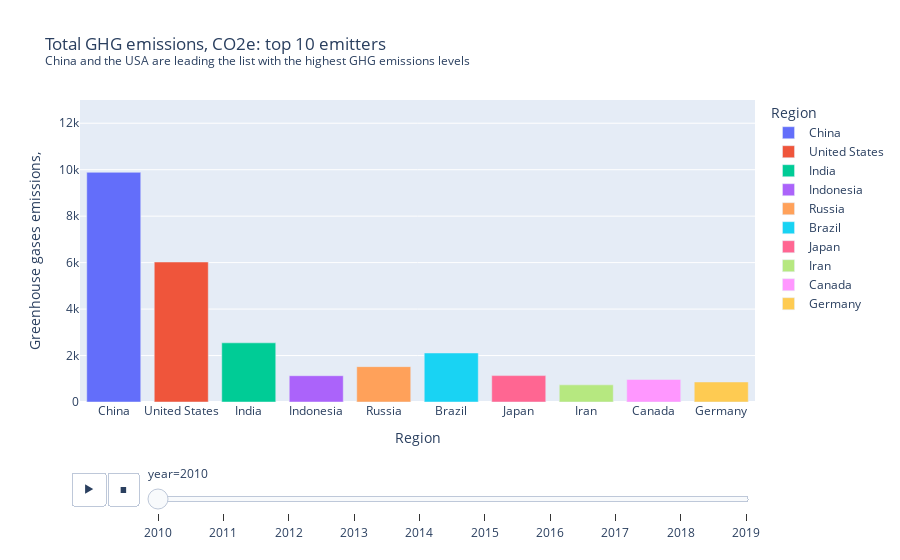

This figure's notebook cell:
### Code cell
import plotly.express as px

ct=ghg[ghg['country_region'].isin(t)]

fig = px.bar(ct, x='country_region', y='ghg', color='country_region',
             animation_frame="year", 
             animation_group="country_region", 
             range_y=[0, 13000], 
             title=('Total GHG emissions, CO2e: top 10 emitters<br><sup>China and the USA are leading the list with the highest GHG emissions levels</sup>'),
             labels={'ghg': 'Greenhouse gases emissions, ', 'gdp_per_capita': 'GDP per capita', 'country_region': 'Region'})
plt.tight_layout()                
fig.show()

### Figure 1 — Plotly figure (JSON) as saved in the notebook; plotly's stock layout.template omitted (floating-point values rounded to 4 significant figures)
{"data": [{"alignmentgroup": "True", "hovertemplate": "Region=%{x}<br>year=2010<br>Greenhouse gases emissions, =%{y}<extra></extra>", "ids": ["China"], "legendgroup": "China", "marker": {"color": "#636efa", "pattern": {"shape": ""}}, "name": "China", "offsetgroup": "China", "orientation": "v", "showlegend": true, "textposition": "auto", "type": "bar", "x": ["China"], "xaxis": "x", "y": [9887.0], "yaxis": "y"}, {"alignmentgroup": "True", "hovertemplate": "Region=%{x}<br>year=2010<br>Greenhouse gases emissions, =%{y}<extra></extra>", "ids": ["United States"], "legendgroup": "United States", "marker": {"color": "#EF553B", "pattern": {"shape": ""}}, "name": "United States", "offsetgroup": "United States", "orientation": "v", "showlegend": true, "textposition": "auto", "type": "bar", "x": ["United States"], "xaxis": "x", "y": [6026.0], "yaxis": "y"}, {"alignmentgroup": "True", "hovertemplate": "Region=%{x}<br>year=2010<br>Greenhouse gases emissions, =%{y}<extra></extra>", "ids": ["India"], "legendgroup": "India", "marker": {"color": "#00cc96", "pattern": {"shape": ""}}, "name": "India", "offsetgroup": "India", "orientation": "v", "showlegend": true, "textposition": "auto", "type": "bar", "x": ["India"], "xaxis": "x", "y": [2547.0], "yaxis": "y"}, {"alignmentgroup": "True", "hovertemplate": "Region=%{x}<br>year=2010<br>Greenhouse gases emissions, =%{y}<extra></extra>", "ids": ["Indonesia"], "legendgroup": "Indonesia", "marker": {"color": "#ab63fa", "pattern": {"shape": ""}}, "name": "Indonesia", "offsetgroup": "Indonesia", "orientation": "v", "showlegend": true, "textposition": "auto", "type": "bar", "x": ["Indonesia"], "xaxis": "x", "y": [1132.0], "yaxis": "y"}, {"alignmentgroup": "True", "hovertemplate": "Region=%{x}<br>year=2010<br>Greenhouse gases emissions, =%{y}<extra></extra>", "ids": ["Russia"], "legendgroup": "Russia", "marker": {"color": "#FFA15A", "pattern": {"shape": ""}}, "name": "Russia", "offsetgroup": "Russia", "orientation": "v", "showlegend": true, "textposition": "auto", "type": "bar", "x": ["Russia"], "xaxis": "x", "y": [1522.0], "yaxis": "y"}, {"alignmentgroup": "True", "hovertemplate": "Region=%{x}<br>year=2010<br>Greenhouse gases emissions, =%{y}<extra></extra>", "ids": ["Brazil"], "legendgroup": "Brazil", "marker": {"color": "#19d3f3", "pattern": {"shape": ""}}, "name": "Brazil", "offsetgroup": "Brazil", "orientation": "v", "showlegend": true, "textposition": "auto", "type": "bar", "x": ["Brazil"], "xaxis": "x", "y": [2110.0], "yaxis": "y"}, {"alignmentgroup": "True", "hovertemplate": "Region=%{x}<br>year=2010<br>Greenhouse gases emissions, =%{y}<extra></extra>", "ids": ["Japan"], "legendgroup": "Japan", "marker": {"color": "#FF6692", "pattern": {"shape": ""}}, "name": "Japan", "offsetgroup": "Japan", "orientation": "v", "showlegend": true, "textposition": "auto", "type": "bar", "x": ["Japan"], "xaxis": "x", "y": [1137.0], "yaxis": "y"}, {"alignmentgroup": "True", "hovertemplate": "Region=%{x}<br>year=2010<br>Greenhouse gases emissions, =%{y}<extra></extra>", "ids": ["Iran"], "legendgroup": "Iran", "marker": {"color": "#B6E880", "pattern": {"shape": ""}}, "name": "Iran", "offsetgroup": "Iran", "orientation": "v", "showlegend": true, "textposition": "auto", "type": "bar", "x": ["Iran"], "xaxis": "x", "y": [737.6], "yaxis": "y"}, {"alignmentgroup": "True", "hovertemplate": "Region=%{x}<br>year=2010<br>Greenhouse gases emissions, =%{y}<extra></extra>", "ids": ["Canada"], "legendgroup": "Canada", "marker": {"color": "#FF97FF", "pattern": {"shape": ""}}, "name": "Canada", "offsetgroup": "Canada", "orientation": "v", "showlegend": true, "textposition": "auto", "type": "bar", "x": ["Canada"], "xaxis": "x", "y": [971.6], "yaxis": "y"}, {"alignmentgroup": "True", "hovertemplate": "Region=%{x}<br>year=2010<br>Greenhouse gases emissions, =%{y}<extra></extra>", "ids": ["Germany"], "legendgroup": "Germany", "marker": {"color": "#FECB52", "pattern": {"shape": ""}}, "name": "Germany", "offsetgroup": "Germany", "orientation": "v", "showlegend": true, "textposition": "auto", "type": "bar", "x": ["Germany"], "xaxis": "x", "y": [861.8], "yaxis": "y"}], "layout": {"barmode": "relative", "legend": {"title": {"text": "Region"}, "tracegroupgap": 0}, "sliders": [{"active": 0, "currentvalue": {"prefix": "year="}, "len": 0.9, "pad": {"b": 10, "t": 60}, "steps": [{"args": [["2010"], {"frame": {"duration": 0, "redraw": true}, "fromcurrent": true, "mode": "immediate", "transition": {"duration": 0, "easing": "linear"}}], "label": "2010", "method": "animate"}, {"args": [["2011"], {"frame": {"duration": 0, "redraw": true}, "fromcurrent": true, "mode": "immediate", "transition": {"duration": 0, "easing": "linear"}}], "label": "2011", "method": "animate"}, {"args": [["2012"], {"frame": {"duration": 0, "redraw": true}, "fromcurrent": true, "mode": "immediate", "transition": {"duration": 0, "easing": "linear"}}], "label": "2012", "method": "animate"}, {"args": [["2013"], {"frame": {"duration": 0, "redraw": true}, "fromcurrent": true, "mode": "immediate", "transition": {"duration": 0, "easing": "linear"}}], "label": "2013", "method": "animate"}, {"args": [["2014"], {"frame": {"duration": 0, "redraw": true}, "fromcurrent": true, "mode": "immediate", "transition": {"duration": 0, "easing": "linear"}}], "label": "2014", "method": "animate"}, {"args": [["2015"], {"frame": {"duration": 0, "redraw": true}, "fromcurrent": true, "mode": "immediate", "transition": {"duration": 0, "easing": "linear"}}], "label": "2015", "method": "animate"}, {"args": [["2016"], {"frame": {"duration": 0, "redraw": true}, "fromcurrent": true, "mode": "immediate", "transition": {"duration": 0, "easing": "linear"}}], "label": "2016", "method": "animate"}, {"args": [["2017"], {"frame": {"duration": 0, "redraw": true}, "fromcurrent": true, "mode": "immediate", "transition": {"duration": 0, "easing": "linear"}}], "label": "2017", "method": "animate"}, {"args": [["2018"], {"frame": {"duration": 0, "redraw": true}, "fromcurrent": true, "mode": "immediate", "transition": {"duration": 0, "easing": "linear"}}], "label": "2018", "method": "animate"}, {"args": [["2019"], {"frame": {"duration": 0, "redraw": true}, "fromcurrent": true, "mode": "immediate", "transition": {"duration": 0, "easing": "linear"}}], "label": "2019", "method": "animate"}], "x": 0.1, "xanchor": "left", "y": 0, "yanchor": "top"}], "title": {"text": "Total GHG emissions, CO2e: top 10 emitters<br><sup>China and the USA are leading the list with the highest GHG emissions levels</sup>"}, "updatemenus": [{"buttons": [{"args": [null, {"frame": {"duration": 500, "redraw": true}, "fromcurrent": true, "mode": "immediate", "transition": {"duration": 500, "easing": "linear"}}], "label": "&#9654;", "method": "animate"}, {"args": [[null], {"frame": {"duration": 0, "redraw": true}, "fromcurrent": true, "mode": "immediate", "transition": {"duration": 0, "easing": "linear"}}], "label": "&#9724;", "method": "animate"}], "direction": "left", "pad": {"r": 10, "t": 70}, "showactive": false, "type": "buttons", "x": 0.1, "xanchor": "right", "y": 0, "yanchor": "top"}], "xaxis": {"anchor": "y", "categoryarray": ["China", "United States", "India", "Indonesia", "Russia", "Brazil", "Japan", "Iran", "Canada", "Germany"], "categoryorder": "array", "domain": [0, 1], "title": {"text": "Region"}}, "yaxis": {"anchor": "x", "domain": [0, 1], "range": [0, 13000], "title": {"text": "Greenhouse gases emissions, "}}}}
